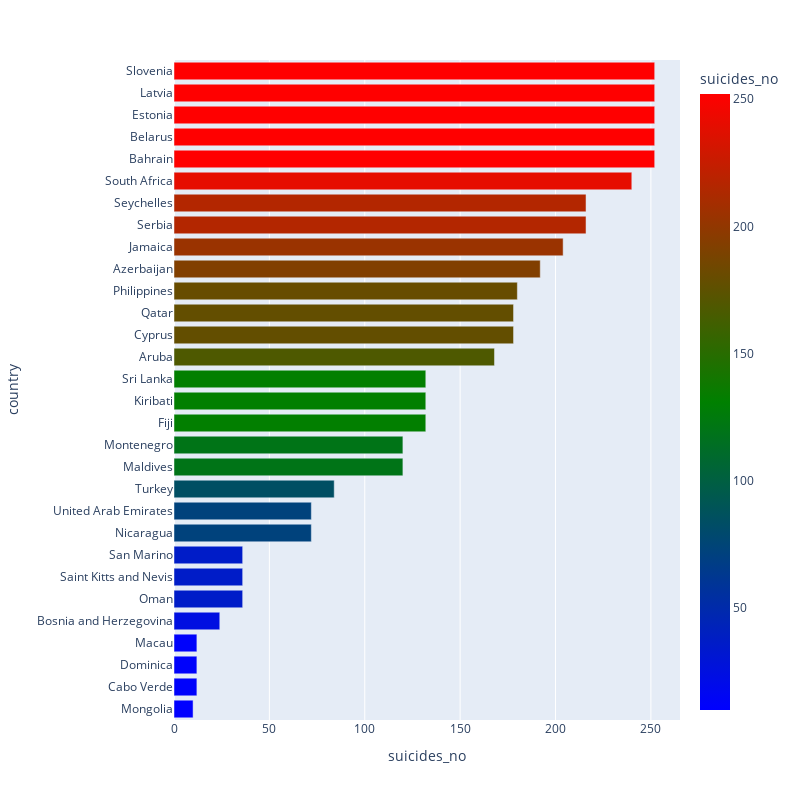

Notebook code cell kept with this figure:
### Code cell
fig = px.bar(bottom_30, x='suicides_no', y='country', color='suicides_no', color_continuous_scale =['blue', 'green', 'red'])

fig.update_layout(
    autosize=False,
    width = 800,
    height = 800)

fig.show()

### Figure 1 — Plotly figure (JSON) as saved in the notebook; plotly's stock layout.template omitted (floating-point values rounded to 4 significant figures)
{"data": [{"alignmentgroup": "True", "hovertemplate": "suicides_no=%{marker.color}<br>country=%{y}<extra></extra>", "legendgroup": "", "marker": {"color": [10, 12, 12, 12, 24, 36, 36, 36, 72, 72, 84, 120, 120, 132, 132, 132, 168, 178, 178, 180, 192, 204, 216, 216, 240, 252, 252, 252, 252, 252], "coloraxis": "coloraxis"}, "name": "", "offsetgroup": "", "orientation": "h", "showlegend": false, "textposition": "auto", "type": "bar", "x": [10, 12, 12, 12, 24, 36, 36, 36, 72, 72, 84, 120, 120, 132, 132, 132, 168, 178, 178, 180, 192, 204, 216, 216, 240, 252, 252, 252, 252, 252], "xaxis": "x", "y": ["Mongolia", "Cabo Verde", "Dominica", "Macau", "Bosnia and Herzegovina", "Oman", "Saint Kitts and Nevis", "San Marino", "Nicaragua", "United Arab Emirates", "Turkey", "Maldives", "Montenegro", "Fiji", "Kiribati", "Sri Lanka", "Aruba", "Cyprus", "Qatar", "Philippines", "Azerbaijan", "Jamaica", "Serbia", "Seychelles", "South Africa", "Bahrain", "Belarus", "Estonia", "Latvia", "Slovenia"], "yaxis": "y"}], "layout": {"autosize": false, "barmode": "relative", "coloraxis": {"colorbar": {"title": {"text": "suicides_no"}}, "colorscale": [[0, "blue"], [0.5, "green"], [1, "red"]]}, "height": 800, "legend": {"tracegroupgap": 0}, "margin": {"t": 60}, "width": 800, "xaxis": {"anchor": "y", "domain": [0, 1], "title": {"text": "suicides_no"}}, "yaxis": {"anchor": "x", "domain": [0, 1], "title": {"text": "country"}}}}
